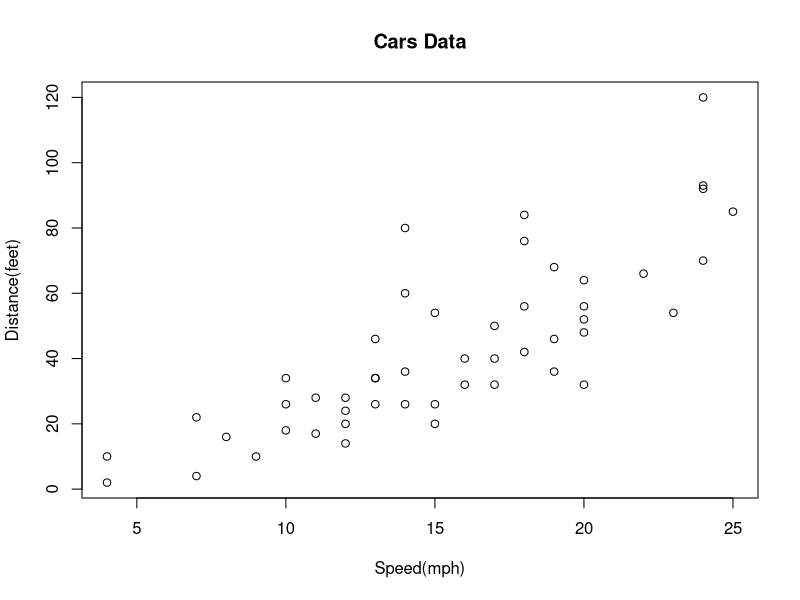
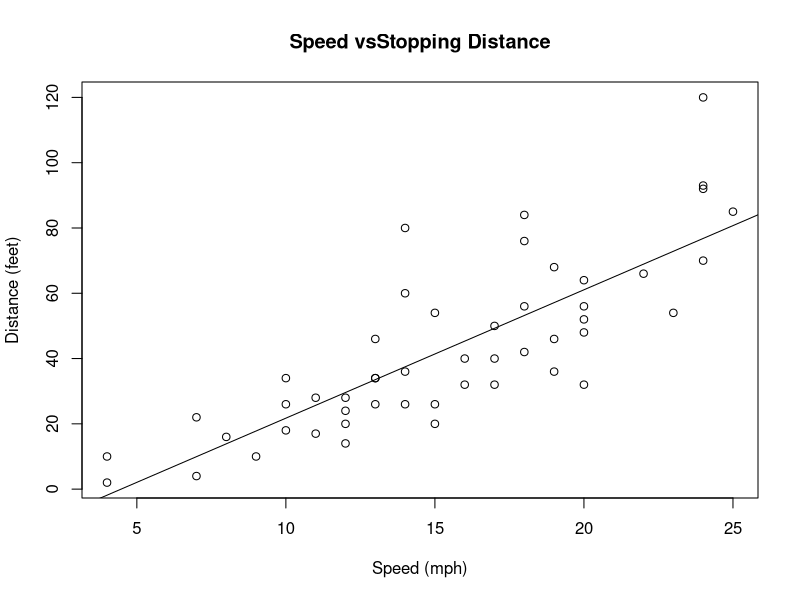
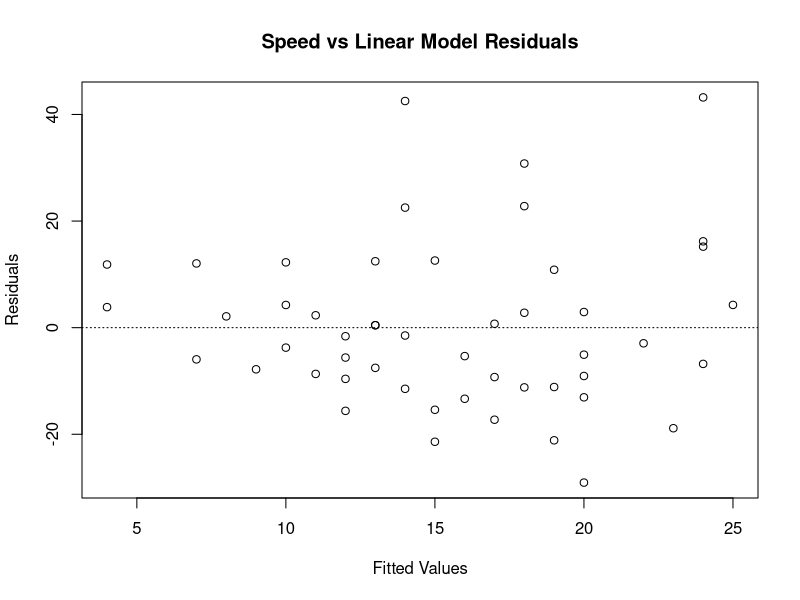
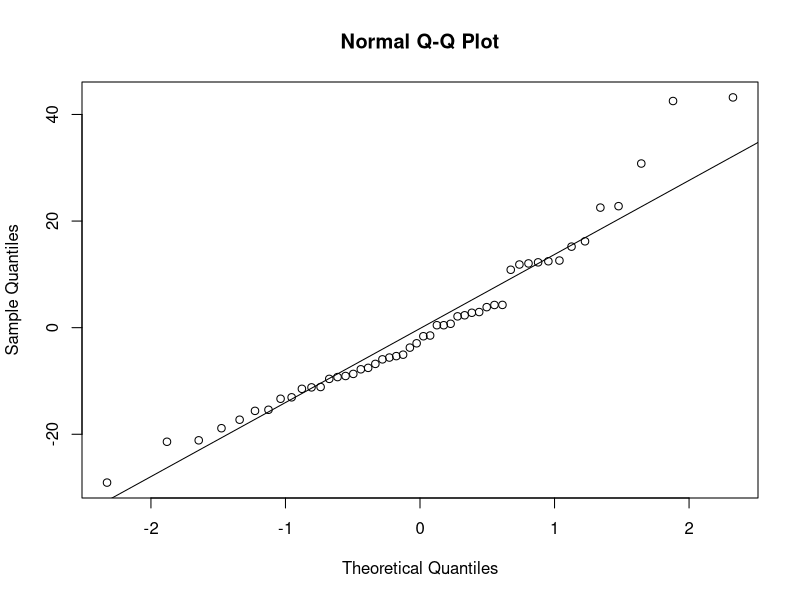

Write the R code that produced these figures, in order.
## ---- chunk 1
#Lets see summary of the data
summary(cars)
colnames(cars)
nrow(cars)
## ---- chunk 2
#Print the data
cars
## ---- chunk 3
#Correlation
cor(cars$dist,cars$speed)
## ---- chunk 4
#Plot the spread
plot(x = cars$speed, y = cars$dist, main="Cars Data", xlab = "Speed(mph)", ylab = "Distance(feet)")
## ---- chunk 5
cars_model <- lm(cars$dist ~ cars$speed)
summary(cars_model)
## ---- chunk 6
plot(cars$speed, cars$dist, xlab = "Speed (mph)", ylab = "Distance (feet)",main="Speed vsStopping Distance")
abline(cars_model)
## ---- chunk 7
summary(residuals(cars_model))
## ---- chunk 8
plot(cars_model$residuals ~ cars$speed, xlab='Fitted Values', ylab='Residuals',main="Speed vs Linear Model Residuals")
abline(h=0, lty=3)
## ---- chunk 9
qqnorm(cars_model$residuals)
qqline(cars_model$residuals)
